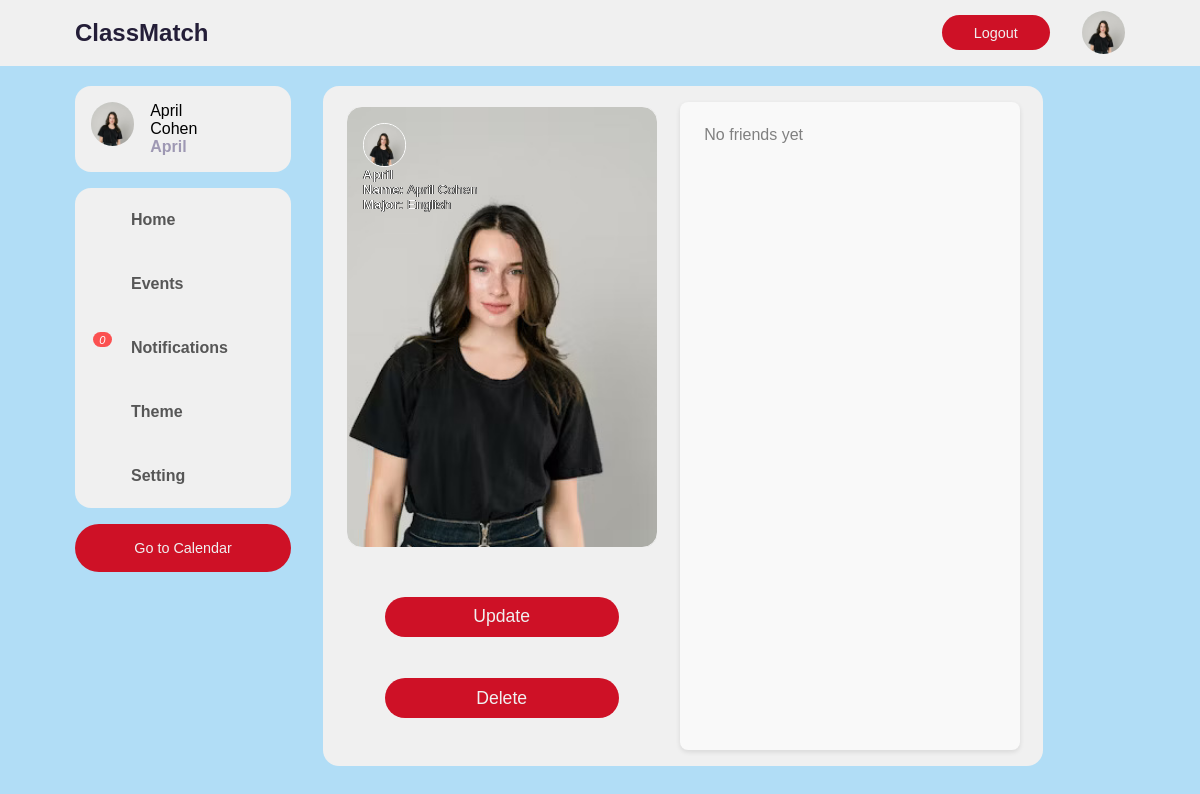
The app's page /profile/ (signed in), older data.
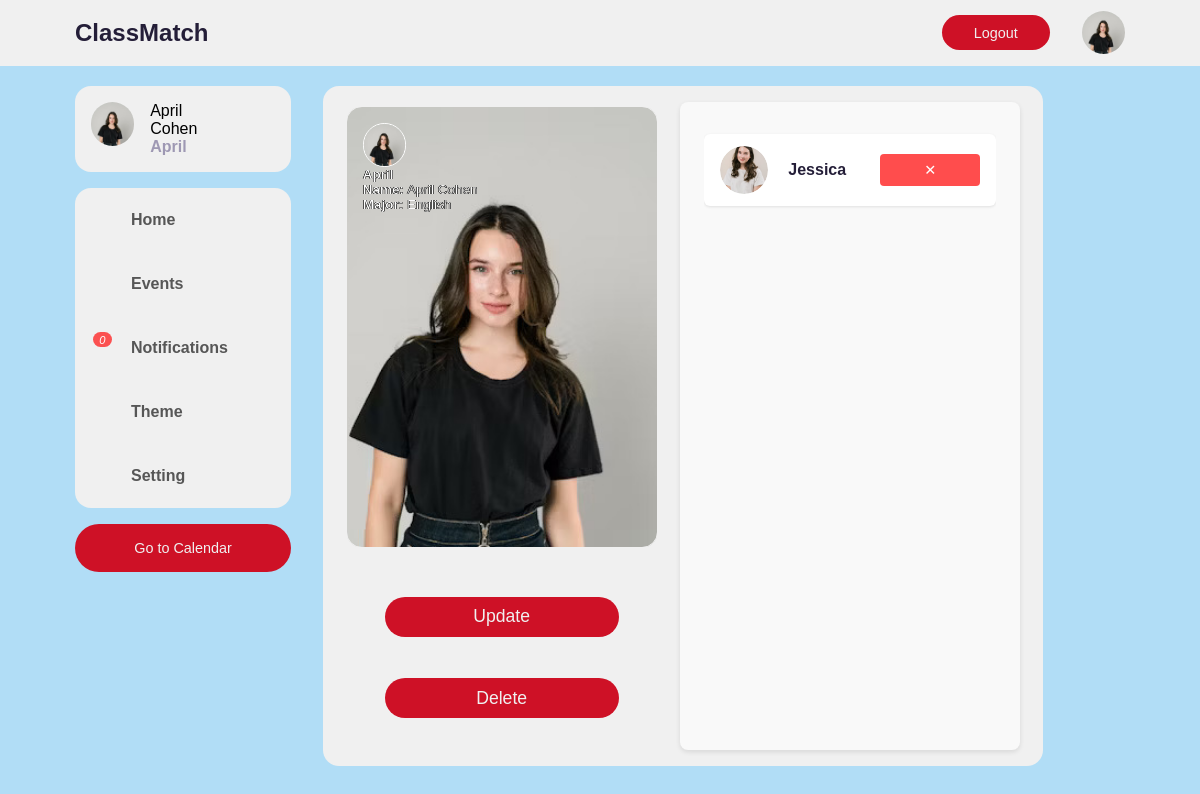
The same page, newer data.
### app/models.py (models this page shows, shortened)
class Profile(models.Model):
    user = models.OneToOneField(User, on_delete=models.CASCADE)
    current_match_index = models.IntegerField(default=0)
    last_seen = models.DateTimeField(null=True, blank=True)
    is_super_admin = models.BooleanField(default=False)
    is_group_admin = models.BooleanField(default=False)
    first_name = models.CharField(max_length=50, null=False, blank=False)
    last_name = models.CharField(max_length=50, null=False, blank=False)
    age = models.IntegerField(default=18, null=False, blank=False)
    hometown = models.CharField(max_length=100, null=False, blank=False)
    major = models.CharField(max_length=100, null=False, blank=False)
    minor = models.CharField(max_length=100, blank=True, null=True)
    grade = models.CharField(max_length=20, null=False, blank=False)
    GENDER_CHOICES_1 = [
        ('male', 'Male'),
        ('female', 'Female'),
        ('other', 'Other')
    ]
    GENDER_CHOICES_2 = [
        ('', 'Either'),
        ('male', 'Male'),
        ('female', 'Female')
    ]
    CAMPUS_GROUP_CHOICES=[
        ('fraternity_sorority', '🏛 Fraternity/Sorority'), ('academic_clubs', '🧠 Academic clubs (e.g., Honors College, debate, CME)'),
        ('creative_orgs', '🎨 Creative orgs (e.g., theatre, film, writing)'),
        ('sports_intramurals', '🎽 Sports or intramurals'),
        ('music_arts_groups', '🎸 Music or arts-related groups'),
        ('religious_orgs', '🙏 Religious orgs (e.g., Cru, Young Life, RUF)'), ('service_groups', '🌍 Service & volunteer groups'),
        ('niche_clubs', '🧩 Niche interest clubs (e.g., gaming, outdoors, crypto, chess)'),
        ('not_involved', '🚫 Not involved (yet!)')]
    GHOST_LIKELIHOOD_CHOICES = [(str(i), str(i)) for i in range(0, 11)]
    grove_or_game_day = models.CharField(max_length=50, choices=[('grove', '📚 The Grove on a quiet day'), ('game_day', '🐅 Game day in the student section')])
    ideal_study_spot = models.CharField(max_length=50, choices=[('ajax', '🍳 Diner booth'), ('library', '📖 Library'), ('uptown', '☕ Coffee Shop'), ('couch', '🏡 At Home')])
    study_time = models.CharField(max_length=50, choices=[('morning', '🌅 Morning'), ('afternoon', '🌞 Afternoon'), ('late_night', '🌙 Late night')])
    energy_source = models.CharField(max_length=50, choices=[('music', '🎧 Music'), ('walks', '🚶 Walks around campus'), ('caffeine', '☕ Caffeine'), ('friends', '👯 Friends')])
    group_project_role = models.CharField(max_length=50, choices=[('lead', '✅ Take the lead'), ('quiet', '✍️ Do the work quietly'), ('organizer', '👥 Organize the group'), ('panic', '😅 Panic last minute (but pull through)')])
    exam_prep_style = models.CharField(max_length=50, choices=[('solo', 'Solo cram session'), ('flashcards', 'Flashcards and repetition'), ('group', 'Group review'), ('teach', 'Teaching someone else')])
    academic_strength = models.CharField(max_length=50, choices=[('detail', '🔍 Focused & detail-oriented'), ('creative', '💭 Creative problem-solver'), ('fast', '🧠 Fast learner'), ('communicator', '💬 Good communicator')])
    accountability_style = models.CharField(max_length=50, choices=[('daily', 'Daily check-ins'), ('deadlines', 'Deadlines & reminders'), ('casual', 'Casual “you good?” texts'), ('self', 'None—I’m self-driven (usually)')])
    wish_more_of = models.CharField(max_length=50, choices=[('time', '⏳ Time'), ('money', '💰 Money'), ('focus', '🧠 Focus'), ('study_buddies', '🙌 Chill people to study with')])
    hot_take = models.CharField(max_length=100, choices=[('chicken', 'Chicken on a stick > Raising Cane’s'), ('hammocks', 'The Circle should have hammocks'), ('vibes', 'You don’t need a planner — just vibes')])
    planner_fullness = models.IntegerField(validators=[MinValueValidator(0), MaxValueValidator(100)], null=True)  # Range 0-100%
    social_energy = models.CharField(max_length=50, choices=[('high', '📈 high'), ('low', '📉 low'), ('medium', '📊 mid')])
    major_approach = models.CharField(max_length=50, choices=[('love', 'I chose it because I love it'), ('career', 'It aligns with my career goals'), ('realistic', 'It was the most realistic option'), ('figuring_out', 'Still figuring it out 🤷')])
    post_grad_plan = models.CharField(max_length=50, choices=[('grad_school', '🎓 Grad school'), ('job', '💼 Job right away'), ('travel', '✈️ Take time off/travel'), ('unsure', '🤔 Still figuring it out')])
    college_motivation = models.CharField(max_length=50, choices=[('career', '🚀 Career success'), ('learning', '🧠 Learning new stuff'), ('prove', '🧍 Proving it to myself'), ('people', '👫 Meeting the right people')])
    campus_groups = models.CharField(max_length=100, choices=CAMPUS_GROUP_CHOICES)
    match_involvement_importance = models.CharField(max_length=50, choices=[('super', 'Super important'), ('little', 'A little'), ('doesnt_matter', 'Doesn’t matter'), ('prefer_not', 'I’d rather they weren’t 🤣')])
    social_energy_on_campus = models.CharField(max_length=50, choices=[('everywhere', 'I’m everywhere — love meeting people'), ('crew', 'I’ve got my crew, but I’m open'), ('low_key', 'Mostly low-key or solo'), ('searching', 'Still trying to find my people')])
    gender = models.CharField(max_length=6, choices=GENDER_CHOICES_1, null=False, blank=False)
    preferred_gender = models.CharField(max_length=6, choices=GENDER_CHOICES_2, null=True, blank=True)
    hobbies = models.TextField(blank=True, null=True)
    clubs_and_extracurriculars = models.TextField(blank=True, null=True)
    profile_picture = models.ImageField(upload_to='profile_pics/', default='default_profile_pic.jpg', blank=False, null=False)
    cover_photo = models.ImageField(upload_to='cover_photos/', default='default_profile_pic.jpg', blank=False, null=False)
    friends = models.ManyToManyField("self", blank=True)  # For confirmed friends
    pending_sent_requests = models.ManyToManyField("self", symmetrical=False, related_name="pending_received_requests", blank=True)
    liked_profiles = models.ManyToManyField("self", symmetrical=False, related_name="liked_by", blank=True)
    disliked_profiles = models.ManyToManyField("self", symmetrical=False, related_name="disliked_by", blank=True)

### app/views.py (the view)
# urls.py: path('profile/', profile_view, name='profile'),
@login_required
def profile_view(request):
    try:
        user_profile = Profile.objects.get(user=request.user)
    except Profile.DoesNotExist:
        return render(request, "home.html", {"profile": None})
    liked_ids = user_profile.liked_profiles.values_list("id", flat=True)
    disliked_ids = user_profile.disliked_profiles.values_list("id", flat=True)
    sent_ids = FriendRequest.objects.filter(sender=request.user, accepted=False).values_list("receiver__profile__id", flat=True)
    received_ids = FriendRequest.objects.filter(receiver=request.user, accepted=False).values_list("sender__profile__id", flat=True)
    friend_ids = user_profile.friends.values_list("id", flat=True)
    profiles = Profile.objects.exclude(user=request.user) \
        .exclude(id__in=liked_ids) \
        .exclude(id__in=disliked_ids) \
        .exclude(id__in=sent_ids) \
        .exclude(id__in=friend_ids)
    received_requests = FriendRequest.objects.filter(receiver=request.user, accepted=False)
    pending_requests = [req.sender.profile for req in received_requests if hasattr(req.sender, 'profile')]
    chats = Chat.objects.filter(Q(user1=request.user) | Q(user2=request.user)).prefetch_related('messages')
    chat_data = []
    for chat in chats:
        friend = chat.user2 if chat.user1 == request.user else chat.user1
        messages = chat.messages.order_by('created_at')
        chat_data.append({
            'chat': chat,
            'friend': friend,
            'messages': messages,
            'chat_id': chat.id,
        })
    return render(request, "profile.html", {
        "profiles": profiles,
        "profile": user_profile,
        "pending_requests": pending_requests,
        "pending_request_ids": [p.id for p in pending_requests],
        "friends": user_profile.friends.all(),
        "sent_requests": sent_ids,
    })

### app/templates/profile.html (shortened to what the changed rows need)
{% load static %}
<!DOCTYPE html>
<html lang="en">
<head>
    <link rel="stylesheet" href="https://unicons.iconscout.com/release/v2.1.6/css/unicons.css">
    <link rel="stylesheet" href="../static/profile-styles.css">
    <link rel="stylesheet" href="../static/profile-mobile.css">
</head>
<body>
    <nav>
        <div class="container">
            <h2 class="logo">
                ClassMatch
            </h2>
        </div>
    </nav>
    <main class="main">
        <div class="container">
            <div class="second-container">
                <div id="friends-section" class="friends-container">
                    {% if friends %}
                        <ul class="friends-list">
                            {% for friend in friends %}
                                <li id="friend-{{ friend.id }}" class="friend-item">
                                    <div class="pfp-username">
                                        <div class="friend-pfp-container">
                                            {% if friend.profile_picture %}
                                                <img src="{{ friend.profile_picture.url }}" alt="Profile Picture" class="friend-pfp">
                                            {% endif %}
                                        </div>
                                        <span class="username">{{ friend.user.username }}</span>
                                    </div>
                                    <button onclick="unfriend('{{ friend.id }}')" class="unfriend-btn">&#10005;</button>
                                </li>
                            {% endfor %}
                        </ul>
                    {% else %}
                        <p class="no-friends-text">No friends yet</p>
                    {% endif %}
                </div>
            </div>
        </div>
    </main>
</body>
</html>

Row changes from the older to the newer data that the page shows:
now on this page (row edited): Profile: profile_picture (picture), user.username "Jessica"
Text that changed along with them:
text no longer shown: "No friends yet"
